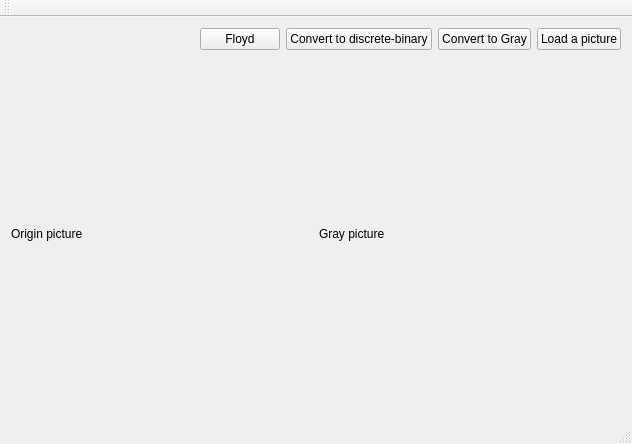
<?xml version="1.0" encoding="UTF-8"?>
<ui version="4.0">
 <class>MainWindow</class>
 <widget class="QMainWindow" name="MainWindow">
  <property name="geometry">
   <rect>
    <x>0</x>
    <y>0</y>
    <width>632</width>
    <height>444</height>
   </rect>
  </property>
  <property name="windowTitle">
   <string>MainWindow</string>
  </property>
  <widget class="QWidget" name="centralWidget">
   <layout class="QVBoxLayout" name="verticalLayout" stretch="0,1">
    <property name="sizeConstraint">
     <enum>QLayout::SetDefaultConstraint</enum>
    </property>
    <item>
     <layout class="QHBoxLayout" name="horizontalLayout_2">
      <item>
       <spacer name="horizontalSpacer">
        <property name="orientation">
         <enum>Qt::Horizontal</enum>
        </property>
        <property name="sizeHint" stdset="0">
         <size>
          <width>40</width>
          <height>20</height>
         </size>
        </property>
       </spacer>
      </item>
      <item>
       <widget class="QPushButton" name="pushButton">
        <property name="text">
         <string>Floyd</string>
        </property>
       </widget>
      </item>
      <item>
       <widget class="QPushButton" name="pushButton_dbg">
        <property name="text">
         <string>Convert to discrete-binary</string>
        </property>
       </widget>
      </item>
      <item>
       <widget class="QPushButton" name="pushButton_g">
        <property name="text">
         <string>Convert to Gray</string>
        </property>
       </widget>
      </item>
      <item>
       <widget class="QPushButton" name="pushButton_load">
        <property name="text">
         <string>Load a picture</string>
        </property>
       </widget>
      </item>
     </layout>
    </item>
    <item>
     <layout class="QHBoxLayout" name="horizontalLayout" stretch="1,1">
      <property name="sizeConstraint">
       <enum>QLayout::SetMinAndMaxSize</enum>
      </property>
      <item>
       <widget class="QLabel" name="label_2">
        <property name="sizePolicy">
         <sizepolicy hsizetype="Minimum" vsizetype="Minimum">
          <horstretch>0</horstretch>
          <verstretch>0</verstretch>
         </sizepolicy>
        </property>
        <property name="text">
         <string>Origin picture</string>
        </property>
       </widget>
      </item>
      <item>
       <widget class="QLabel" name="label">
        <property name="sizePolicy">
         <sizepolicy hsizetype="MinimumExpanding" vsizetype="MinimumExpanding">
          <horstretch>0</horstretch>
          <verstretch>0</verstretch>
         </sizepolicy>
        </property>
        <property name="text">
         <string>Gray picture</string>
        </property>
       </widget>
      </item>
     </layout>
    </item>
   </layout>
  </widget>
  <widget class="QMenuBar" name="menuBar">
   <property name="geometry">
    <rect>
     <x>0</x>
     <y>0</y>
     <width>632</width>
     <height>23</height>
    </rect>
   </property>
  </widget>
  <widget class="QToolBar" name="mainToolBar">
   <attribute name="toolBarArea">
    <enum>TopToolBarArea</enum>
   </attribute>
   <attribute name="toolBarBreak">
    <bool>false</bool>
   </attribute>
  </widget>
  <widget class="QStatusBar" name="statusBar"/>
 </widget>
 <layoutdefault spacing="6" margin="11"/>
 <resources/>
 <connections/>
</ui>
